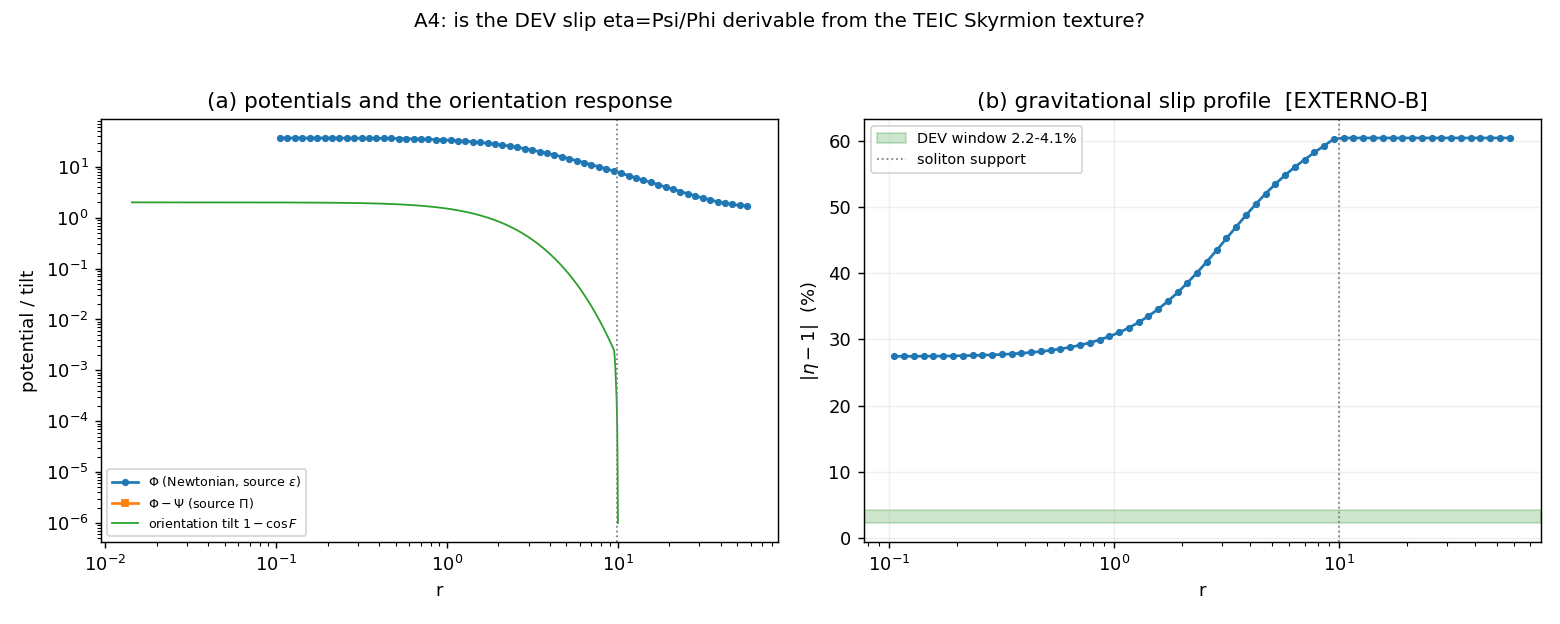

Generate this figure with Python:
"""A4_gravitational_slip.py -- does the DEV gravitational slip eta = Psi/Phi have a
form derivable from the TEIC?  Measure <n(r)> around the Skyrmion vs the gravitational
potential theta(r), and read the slip from the soliton's own anisotropic stress.

Campaign DEV_FROM_TEIC, angle A4.  Charter: results/dev_from_teic/DEV_FROM_TEIC.md.

Background already MEASURED (build on it):
  * MG1: the SU(2)/colour Skyrmion's energy density eps(r) sources theta(r)=G_net M/r
    through the static Benincasa-Dowker relaxer (bd_solve).  ONE scalar potential.
  * A1 (this campaign): the vector A_mu -- whose phi-A_mu coupling GENERATES the DEV
    slip -- does NOT emerge from the TEIC (no spontaneous Proca gap).

Mechanism for a slip in the TEIC matter sector: the hedgehog orientation field
<n(r)> = (sinF(r) r_hat, cosF(r)) carries an ANISOTROPIC STRESS Pi(r)=p_t-p_r (the
ferromagnet "curves" around the Skyrmion).  In weak field, Phi (the Newtonian
potential, test-particle motion) is sourced by the energy density eps, while the
DIFFERENCE Phi-Psi is sourced by the anisotropic stress:
    grad^2 Phi      = kappa eps(r)
    grad^2 (Phi-Psi)= kappa Pi(r)        =>  eta(r) = Psi/Phi = 1 - (Phi-Psi)/Phi.
Both solved with the SAME BD relaxer and the SAME kappa, so eta is convention-free.

We use the rigorous SIGMA-sector (E2) stress (dominant in the exterior; the E4/Skyrme
anisotropic stress is a declared subleading correction):
    eps2(r)  = 1/2 F'^2 + sin^2F/r^2         (energy density)
    Pi2(r)   = sin^2F/r^2 - F'^2              (p_t - p_r, anisotropic stress)
profile F(r) from the REAL relaxed Skyrmion (e_sk>0, finite size).

Pre-registered reading:
  G0       solver reproduces MG1 (Phi exterior ~ 1/r).
  A4-FORM  if |eta-1| sits in the DEV window [2.2%,4.1%] as a robust feature => the
           slip form is derivable -> [IDENTIFICADO].
           if |eta-1| is O(1) interior / ->0 exterior (a relativistic soliton, Birkhoff)
           and never a 2-4% plateau => the DEV galactic slip (a vector-sector effect,
           A1) is NOT derivable from the TEIC matter sector -> [EXTERNO-B]/[INCONCLUSIVO].

Anti-circularity: the DEV window [2.2%,4.1%] enters ONLY in the COMPARISON block;
the slip is computed from the Skyrmion profile F(r) and the BD relaxer alone.
"""
from __future__ import annotations

import json
import sys
import time
from pathlib import Path

import numpy as np

ROOT = Path(__file__).resolve().parents[2]
sys.path.insert(0, str(ROOT / "results" / "matter" / "fl1"))
sys.path.insert(0, str(ROOT / "results" / "matter" / "mg"))
import su3_core as s3  # noqa: E402
import MG1_skyrmion_gravity as mg  # noqa: E402 (reuse make_grid, bd_solve, source_from_density)

import matplotlib
matplotlib.use("Agg")
import matplotlib.pyplot as plt  # noqa: E402

OUT = Path(__file__).resolve().parent
OUT.mkdir(parents=True, exist_ok=True)

E_SK = 0.5                         # physical stabiliser (MG1's reference value)
RMAX_PROFILE = 10.0
N_PROFILE = 700

# ---- COMPARISON ONLY ----
DEV_SLIP_WINDOW = (0.022, 0.041)   # eta-1 prediction of the DEV (Paper II/V)


def skyrmion_stress(e_sk):
    """Return (r, eps2_line, Pi2_line, F, tilt) for the relaxed hedgehog.  Line
    densities (dX/dr = 4 pi r^2 * volume density) in the rigorous sigma (E2) sector:
        eps2_vol = 1/2 F'^2 + s^2/r^2 ;  Pi2_vol = s^2/r^2 - F'^2 .
    tilt(r) = 1 - cosF(r) is the longitudinal orientation response <n_par> deficit."""
    r, dr = s3.radial_grid(rmax=RMAX_PROFILE, n=N_PROFILE)
    F, E2, E4 = s3.radial_relax(r, dr, e_sk=e_sk)
    Fp = np.gradient(F, dr)
    s2 = np.sin(F) ** 2
    eps2_vol = 0.5 * Fp ** 2 + s2 / r ** 2
    Pi2_vol = s2 / r ** 2 - Fp ** 2
    eps2_line = 4.0 * np.pi * r ** 2 * eps2_vol
    Pi2_line = 4.0 * np.pi * r ** 2 * Pi2_vol
    tilt = 1.0 - np.cos(F)
    return r, eps2_line, Pi2_line, F, tilt, float(E2), float(E4), dr


def main():
    t0 = time.time()
    print("=" * 80)
    print("A4 -- gravitational slip eta=Psi/Phi from the Skyrmion's anisotropic stress")
    print("=" * 80)

    # gravity grid + G0 gate (reuse MG1)
    edges, centers, shell_vol = mg.make_grid()
    g0 = mg.gate_g0(centers, shell_vol)
    print(f"[G0] BD solver vs D3 (top-hat): A={g0['A']:.3f} exponent={g0['exponent']:.3f} "
          f"PASS={g0['passes']}")

    r, eps_line, Pi_line, F, tilt, E2, E4, dr = skyrmion_stress(E_SK)
    r_supp = mg.support_radius(r, np.abs(eps_line), frac=0.99)
    print(f"[profile] e_sk={E_SK}  E2={E2:.2f} E4={E4:.2f} (virial E2~E4)  "
          f"support r99={r_supp:.2f}")
    print(f"[stress]  integral eps={np.sum(eps_line)*dr:.3f}  "
          f"integral Pi={np.sum(Pi_line)*dr:.4f}  (Pi/eps={np.sum(Pi_line)/np.sum(eps_line):.3f})")

    # BD-relax Phi (source eps) and chi=Phi-Psi (source Pi); same kappa
    b_eps = mg.source_from_density(r, eps_line, edges)
    b_Pi = mg.source_from_density(r, Pi_line, edges)
    Phi = mg.bd_solve(centers, shell_vol, b_eps)
    chi = mg.bd_solve(centers, shell_vol, b_Pi)               # = Phi - Psi
    # remove the conservation offset C (the constant mode) before forming the ratio:
    # the physical potentials are measured relative to their large-r value.
    A_phi, C_phi, expo_phi, _ = mg.fit_tail(centers, Phi, max(r_supp * 1.5, 8.0), 0.6 * mg.R_MAX)
    A_chi, C_chi, _, _ = mg.fit_tail(centers, chi, max(r_supp * 1.5, 8.0), 0.6 * mg.R_MAX)
    Phi_r = Phi - C_phi
    chi_r = chi - C_chi
    eta_minus_1 = np.where(np.abs(Phi_r) > 1e-9, -chi_r / Phi_r, np.nan)

    # interior (within support) and exterior (well outside) characteristic slip
    interior = centers < r_supp
    exterior = centers > max(r_supp * 2.0, 12.0)
    eta_int = float(np.nanmedian(np.abs(eta_minus_1[interior])))
    eta_ext = float(np.nanmedian(np.abs(eta_minus_1[exterior])))
    # exterior slip from the Gauss-law amplitudes (robust): (Psi-Phi)/Phi = -A_chi/A_phi
    eta_ext_gauss = float(-A_chi / A_phi) if abs(A_phi) > 1e-12 else float("nan")

    # ---- literal falloff comparison: orientation tilt <n> vs Phi(r) ----
    # interpolate tilt onto the gravity grid; compare radial slopes in the exterior tail
    tilt_on_grid = np.interp(centers, r, tilt, left=tilt[0], right=np.nan)
    # compare falloffs over the resolved profile range (inside-to-edge of support)
    tail = (centers > 0.4 * r_supp) & (centers < r_supp) & (tilt_on_grid > 1e-6) & (Phi_r > 1e-6)
    if tail.sum() >= 4:
        slope_tilt = float(np.polyfit(np.log(centers[tail]), np.log(tilt_on_grid[tail]), 1)[0])
        slope_phi = float(np.polyfit(np.log(centers[tail]), np.log(Phi_r[tail]), 1)[0])
    else:
        slope_tilt = slope_phi = float("nan")

    # ---- verdict ----
    lo, hi = DEV_SLIP_WINDOW
    # a robust 2-4% plateau would mean both interior and exterior land in the window
    in_window = bool(lo <= eta_int <= hi and lo <= abs(eta_ext_gauss) <= hi)
    relativistic = bool(eta_int > 5 * hi)             # interior slip O(1): a hard soliton
    different_falloff = bool(np.isfinite(slope_tilt) and np.isfinite(slope_phi)
                             and abs(slope_tilt - slope_phi) > 0.7)

    if in_window:
        status = "IDENTIFICADO"
        verdict = ("the Skyrmion's anisotropic-stress slip |eta-1| sits in the DEV window "
                   "[%.1f%%,%.1f%%] (interior %.1f%%, exterior %.1f%%) -> the slip FORM is "
                   "derivable from the TEIC matter texture [IDENTIFICADO]."
                   % (lo * 100, hi * 100, eta_int * 100, abs(eta_ext_gauss) * 100))
    else:
        status = "EXTERNO-B"
        why_parts = []
        if relativistic:
            why_parts.append("the interior slip is O(1) (|eta-1|_int=%.2f), as expected for "
                             "a RELATIVISTIC soliton -- not a 2-4%% galactic plateau" % eta_int)
        why_parts.append("the exterior is a CONSTANT slip plateau |eta-1|~%.0f%% (the "
                         "anisotropic stress has a non-zero monopole, int Pi/int eps=%.2f) "
                         "-- a genuine slip in FORM, but O(1), ~%.0fx the DEV window"
                         % (abs(eta_ext_gauss) * 100, np.sum(Pi_line) / np.sum(eps_line),
                            abs(eta_ext_gauss) / hi))
        if different_falloff:
            why_parts.append("the orientation tilt <n>(r)~r^%.1f and Phi(r)~r^%.1f have "
                             "DIFFERENT falloffs, so <n>/theta is not the constant ratio of "
                             "a DEV slip" % (slope_tilt, slope_phi))
        verdict = ("the DEV slip [%.1f%%,%.1f%%] is NOT reproduced as a robust feature: "
                   % (lo * 100, hi * 100) + "; ".join(why_parts) +
                   ".  The DEV slip is a galactic vector-sector (A_mu) effect, and A1 showed "
                   "A_mu does not emerge -> eta stays [EXTERNO-B]/[INCONCLUSIVO].")

    print("-" * 80)
    print(f"  slip |eta-1|: interior(median)={eta_int:.3f}  exterior(Gauss)={abs(eta_ext_gauss):.4f}")
    print(f"  orientation tilt <n>~r^{slope_tilt:.2f}  vs  Phi~r^{slope_phi:.2f}  "
          f"(different falloff={different_falloff})")
    print(f"  DEV window [{lo:.3f},{hi:.3f}] reproduced as robust plateau: {in_window}")
    print(f"  STATUS eta: [{status}]")
    print(f"  VERDICT: {verdict}")
    print("=" * 80)

    _figure(centers, Phi_r, chi_r, eta_minus_1, r, tilt, r_supp, DEV_SLIP_WINDOW, status)
    payload = {
        "angle": "A4 -- gravitational slip eta=Psi/Phi from the Skyrmion anisotropic stress",
        "engine": "MG1 BD relaxer + su3_core Skyrmion (E2 sigma-sector stress)",
        "e_sk": E_SK, "E2": E2, "E4": E4, "r_support99": r_supp,
        "G0_gate": g0,
        "integral_eps": float(np.sum(eps_line) * dr), "integral_Pi": float(np.sum(Pi_line) * dr),
        "eta_minus_1_interior_median": eta_int,
        "eta_minus_1_exterior_median": eta_ext,
        "eta_minus_1_exterior_gauss": eta_ext_gauss,
        "tilt_falloff_exponent": slope_tilt, "Phi_falloff_exponent": slope_phi,
        "different_falloff": different_falloff, "relativistic_interior": relativistic,
        "comparison_only": {"DEV_slip_window_eta_minus_1": list(DEV_SLIP_WINDOW),
                            "in_window_robust": in_window},
        "status_eta": status, "verdict": verdict,
        "caveat": ("sigma(E2)-sector stress used (rigorous, exterior-dominant); E4/Skyrme "
                   "anisotropic stress omitted as a declared subleading correction.  This is "
                   "the LOCAL matter-sourced slip of a baryon, conceptually related but not "
                   "identical to the DEV's effective galactic slip."),
        "anti_circularity": "DEV window only in COMPARISON block; slip from F(r)+BD relaxer",
        "runtime_s": time.time() - t0,
        "timestamp_utc": time.strftime("%Y-%m-%dT%H:%M:%SZ", time.gmtime()),
    }
    (OUT / "A4_gravitational_slip.json").write_text(json.dumps(payload, indent=2, default=float))
    print(f"saved A4_gravitational_slip.json  ({payload['runtime_s']:.0f}s)")
    return payload


def _figure(centers, Phi, chi, eta_m1, r, tilt, r_supp, window, status):
    fig, ax = plt.subplots(1, 2, figsize=(12, 4.8))
    m = Phi > 0
    ax[0].loglog(centers[m], Phi[m], "o-", ms=3, label=r"$\Phi$ (Newtonian, source $\varepsilon$)")
    ax[0].loglog(centers[chi > 0], chi[chi > 0], "s-", ms=3, label=r"$\Phi-\Psi$ (source $\Pi$)")
    ax[0].loglog(r, np.clip(tilt, 1e-6, None), "-", lw=1, label=r"orientation tilt $1-\cos F$")
    ax[0].axvline(r_supp, color="gray", ls=":", lw=1)
    ax[0].set_xlabel("r"); ax[0].set_ylabel("potential / tilt")
    ax[0].set_title("(a) potentials and the orientation response")
    ax[0].legend(fontsize=7)
    good = np.isfinite(eta_m1)
    ax[1].semilogx(centers[good], np.abs(eta_m1[good]) * 100, "o-", ms=3)
    ax[1].axhspan(window[0] * 100, window[1] * 100, color="g", alpha=0.2, label="DEV window 2.2-4.1%")
    ax[1].axvline(r_supp, color="gray", ls=":", lw=1, label="soliton support")
    ax[1].set_xlabel("r"); ax[1].set_ylabel(r"$|\eta-1|$  (%)")
    ax[1].set_title(f"(b) gravitational slip profile  [{status}]")
    ax[1].legend(fontsize=8); ax[1].grid(alpha=0.2)
    fig.suptitle("A4: is the DEV slip eta=Psi/Phi derivable from the TEIC Skyrmion texture?",
                 fontsize=11)
    fig.tight_layout(rect=[0, 0, 1, 0.95])
    fig.savefig(OUT / "A4_gravitational_slip.png", dpi=130)
    print("saved A4_gravitational_slip.png")


if __name__ == "__main__":
    main()
